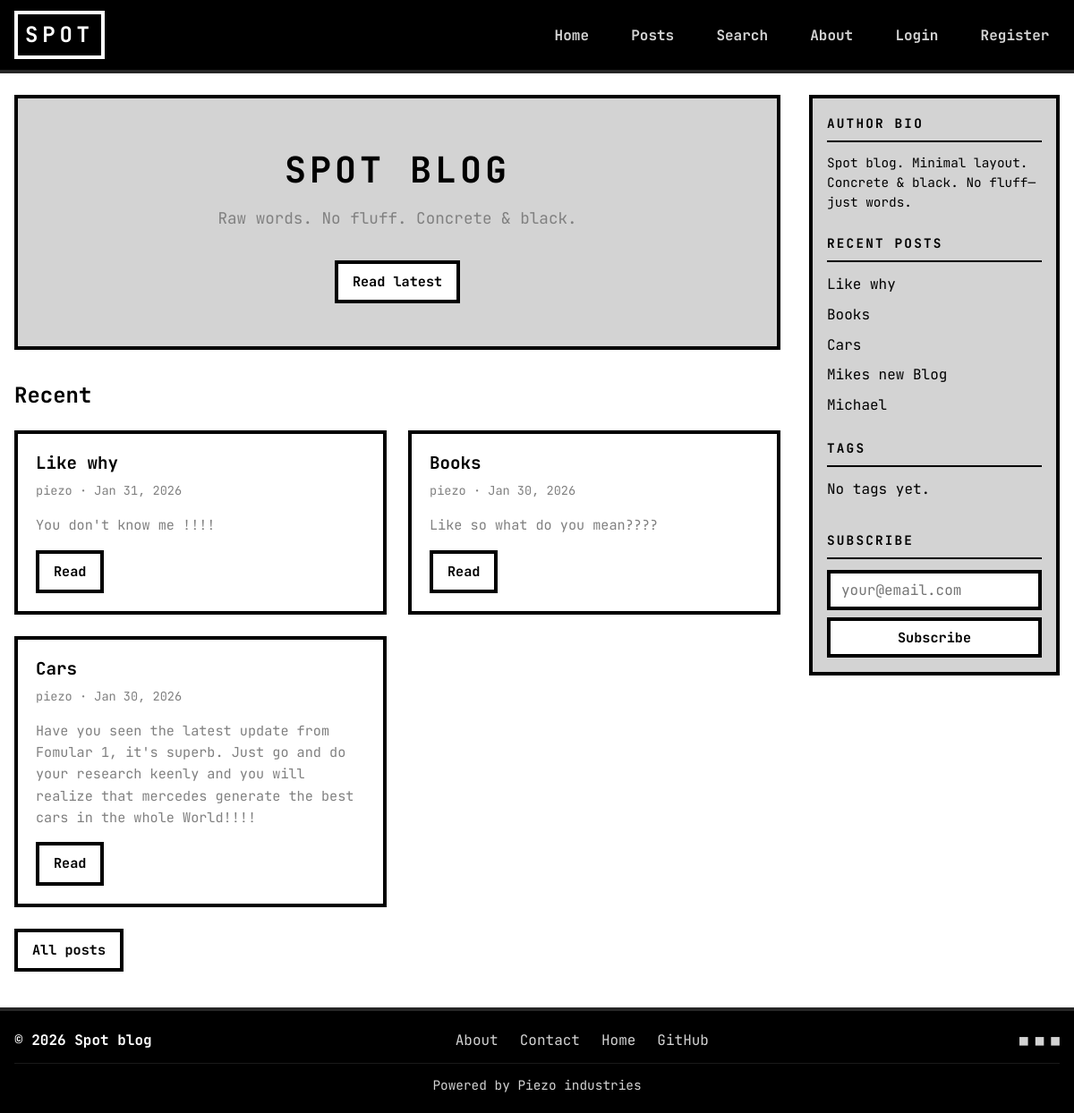
The page / on the database its author committed.
### blog2/models.py (models this page shows, shortened)
class Post(models.Model):
    title = models.CharField(max_length=200)
    author = models.ForeignKey(
        settings.AUTH_USER_MODEL,
        on_delete=models.CASCADE,
        related_name='posts'
    )
    body = models.TextField()
    excerpt = models.CharField(max_length=300, blank=True)
    created_at = models.DateTimeField(auto_now_add=True)
    updated_at = models.DateTimeField(auto_now=True)
    tags = models.ManyToManyField(Tag, blank=True, related_name='posts')
    class Meta:
        ordering = ['-created_at']
    def get_excerpt(self):
        if self.excerpt:
            return self.excerpt
        return self.body[:300] + '...' if len(self.body) > 300 else self.body

### blog2/views.py (the view)
# urls.py: path('', views.home_view, name='home'),
def home_view(request):
    featured = Post.objects.all()[:1].first()
    recent = Post.objects.all()[:3]
    return render(request, 'home.html', {
        'featured': featured,
        'recent_posts': recent,
    })

### blog2/context_processors.py (called while the page is built)
def sidebar_context(request):
    return {
        'recent_sidebar_posts': Post.objects.all()[:5],
        'sidebar_tags': Tag.objects.all()[:15],
    }

### templates/home.html (shortened to what this page needs)
{% extends 'base.html' %}
{% block content %}
<section class="hero fade-in">
  <h1>SPOT BLOG</h1>
  <p>Raw words. No fluff. Concrete &amp; black.</p>
  {% if featured %}
  <a href="{% url 'post_detail' featured.pk %}" class="animated-button brutalist-btn">Read latest</a>
  {% else %}
  <a href="{% url 'post_list' %}" class="animated-button brutalist-btn">View all posts</a>
  {% endif %}
</section>
<section class="recent-section">
  <h2>Recent</h2>
  <div class="post-grid">
    {% for post in recent_posts %}
    <article class="post-card fade-in">
      <h2><a href="{% url 'post_detail' post.pk %}">{{ post.title }}</a></h2>
      <div class="meta">{{ post.author.username }} · {{ post.created_at|date:"M d, Y" }}</div>
      <p class="excerpt">{{ post.get_excerpt }}</p>
      <a href="{% url 'post_detail' post.pk %}" class="brutalist-btn">Read</a>
    </article>
    {% empty %}
    <p>No posts yet. <a href="{% url 'post_new' %}">Write the first one</a>.</p>
    {% endfor %}
  </div>
  <p style="margin-top: 1.5rem;"><a href="{% url 'post_list' %}" class="animated-button brutalist-btn">All posts</a></p>
</section>
{% endblock %}

### templates/includes/sidebar.html (shortened to what this page needs)
<aside class="sidebar">
    <section class="sidebar-block sidebar-bio">
        <h3 class="sidebar-title">Author Bio</h3>
        <p>Spot blog. Minimal layout. Concrete &amp; black. No fluff—just words.</p>
    </section>
    <section class="sidebar-block">
        <h3 class="sidebar-title">Recent Posts</h3>
        <ul class="sidebar-list">
            {% for post in recent_sidebar_posts %}
            <li><a href="{% url 'post_detail' post.pk %}">{{ post.title|truncatewords:6 }}</a></li>
            {% empty %}
            <li>No posts yet.</li>
            {% endfor %}
        </ul>
    </section>
    <section class="sidebar-block">
        <h3 class="sidebar-title">Tags</h3>
        <ul class="sidebar-tags">
            {% for tag in sidebar_tags %}
            <li><a href="{% url 'search' %}?q={{ tag.name|urlencode }}">{{ tag.name }}</a></li>
            {% empty %}
            <li>No tags yet.</li>
            {% endfor %}
        </ul>
    </section>
    <section class="sidebar-block">
        <h3 class="sidebar-title">Subscribe</h3>
        <form class="sidebar-subscribe" action="#" method="post">
            <input type="email" name="email" placeholder="your@email.com" class="brutalist-input" required aria-label="Email">
            <button type="submit" class="animated-button brutalist-btn">Subscribe</button>
        </form>
    </section>
</aside>

### static/css/main.css (style rules this page uses)
:root { --concrete: #A9A9A9; --concrete-mid: #808080; --concrete-light: #D3D3D3; --black: #000000; --black-soft: #333333; --white: #FFFFFF; --accent: #c0392b; --accent-yellow: #FFFF00; --border-thick: 4px; --font-mono: 'JetBrains Mono', 'Space Mono', 'Courier New', monospace; }
*, *::before, *::after { box-sizing: border-box; }
html { scroll-behavior: smooth; }
body { margin: 0; font-family: var(--font-mono); font-size: 16px; line-height: 1.6; color: var(--black); background: var(--white); min-height: 100vh; display: flex; flex-direction: column; }
.sidebar { position: sticky; top: calc(1rem + 60px); border: var(--border-thick) solid var(--black); padding: 1rem; background: var(--concrete-light); }
.sidebar-block { margin-bottom: 1.5rem; }
.sidebar-block:last-child { margin-bottom: 0; }
.sidebar-bio p { margin: 0; font-size: 0.9rem; line-height: 1.5; color: var(--black); }
.sidebar-title { font-size: 0.9rem; text-transform: uppercase; letter-spacing: 0.15em; margin: 0 0 0.75rem 0; padding-bottom: 0.5rem; border-bottom: 2px solid var(--black); }
.sidebar-list, .sidebar-tags { list-style: none; margin: 0; padding: 0; }
.sidebar-list li, .sidebar-tags li { margin-bottom: 0.5rem; }
.sidebar-list a, .sidebar-tags a { color: var(--black); text-decoration: none; }
.sidebar-tags { display: flex; flex-wrap: wrap; gap: 0.5rem; }
.sidebar-subscribe { display: flex; flex-direction: column; gap: 0.5rem; }
.animated-button, .brutalist-btn { display: inline-block; padding: 0.5rem 1rem; font-family: var(--font-mono); font-weight: 700; font-size: 0.95rem; border: var(--border-thick) solid var(--black); background: var(--white); color: var(--black); cursor: pointer; text-decoration: none; transition: transform 0.2s ease-in-out, background 0.2s, color 0.2s; }
.brutalist-input { font-family: var(--font-mono); font-size: 1rem; padding: 0.5rem 0.75rem; border: var(--border-thick) solid var(--black); width: 100%; max-width: 100%; }
.hero { padding: 3rem 0; border: var(--border-thick) solid var(--black); margin-bottom: 2rem; background: var(--concrete-light); text-align: center; }
.hero h1 { font-size: clamp(1.75rem, 4vw, 2.5rem); margin: 0 0 0.5rem 0; letter-spacing: 0.1em; }
.hero p { margin: 0 0 1.5rem 0; font-size: 1.1rem; color: var(--concrete-mid); }
.hero .brutalist-btn { margin-top: 0.5rem; }
.post-grid { display: grid; grid-template-columns: repeat(auto-fill, minmax(280px, 1fr)); gap: 1.5rem; }
.post-card { border: var(--border-thick) solid var(--black); padding: 1.25rem; background: var(--white); transition: box-shadow 0.2s, transform 0.2s; }
.post-card h2 { font-size: 1.2rem; margin: 0 0 0.5rem 0; line-height: 1.3; }
.post-card h2 a { color: var(--black); text-decoration: none; }
.post-card .meta { font-size: 0.85rem; color: var(--concrete-mid); margin-bottom: 0.5rem; }
.post-card .excerpt { font-size: 0.95rem; color: var(--concrete-mid); }
.fade-in { opacity: 0; transform: translateY(10px); }
.fade-in.visible { opacity: 1; transform: translateY(0); transition: opacity 0.4s ease-out, transform 0.4s ease-out; }

### rows shown on the page
Post: title "Like why", author.username "piezo", created_at "Jan 31, 2026", get_excerpt "You don't know me !!!!"
Post: title "Books", author.username "piezo", created_at "Jan 30, 2026", get_excerpt "Like so what do you mean????"
Post: title "Cars", author.username "piezo", created_at "Jan 30, 2026", get_excerpt "Have you seen the latest update from Fomular 1, it's superb. Just go and do your research keenly and you will realize that mercedes generate the best cars in the whole World!!!!"
Post: title "Mikes new Blog"
Post: title "Michael"
